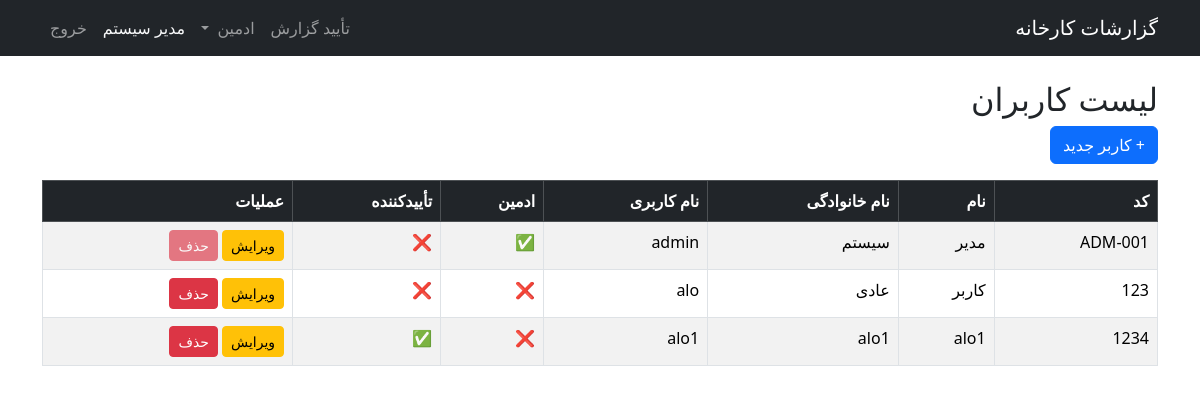
The app's page /admin/users (signed in) with its own data.
### app/models.py (models this page shows)
class User(UserMixin, db.Model):
    id = db.Column(db.Integer, primary_key=True)
    username = db.Column(db.String(80), unique=True, nullable=False)
    password = db.Column(db.String(120), nullable=False)
    first_name = db.Column(db.String(50), nullable=False, default='')
    last_name = db.Column(db.String(50), nullable=False, default='')
    code = db.Column(db.String(20), unique=True, nullable=False, default='')
    is_admin = db.Column(db.Boolean, default=False)
    is_approver = db.Column(db.Boolean, default=False)
    @property
    def full_name(self):
        return f"{self.first_name} {self.last_name}"
    @property
    def is_operator(self):
        return not self.is_admin and not self.is_approver

### app/admin/routes.py (the view)
@admin_bp.route('/users')
@login_required
def user_list():
    if not current_user.is_admin:
        flash('دسترسی غیرمجاز', 'danger')
        return redirect(url_for('reports.dashboard'))
    users = User.query.order_by(User.id).all()
    return render_template('admin/user_list.html', users=users)

### app/templates/admin/user_list.html (shortened to what this page needs)
{% extends "base.html" %}
{% block content %}
<h2>لیست کاربران</h2>
<a href="{{ url_for('admin.user_create') }}" class="btn btn-primary mb-3">+ کاربر جدید</a>
<table class="table table-striped table-bordered">
    <thead class="table-dark">
        <tr>
            <th>کد</th>
            <th>نام</th>
            <th>نام خانوادگی</th>
            <th>نام کاربری</th>
            <th>ادمین</th>
            <th>تأییدکننده</th>
            <th>عملیات</th>
        </tr>
    </thead>
    <tbody>
        {% for user in users %}
        <tr>
            <td>{{ user.code }}</td>
            <td>{{ user.first_name }}</td>
            <td>{{ user.last_name }}</td>
            <td>{{ user.username }}</td>
            <td>{{ '✅' if user.is_admin else '❌' }}</td>
            <td>{{ '✅' if user.is_approver else '❌' }}</td>
            <td>
                <a href="{{ url_for('admin.user_edit', user_id=user.id) }}" class="btn btn-sm btn-warning">ویرایش</a>
                <form method="POST" action="{{ url_for('admin.user_delete', user_id=user.id) }}" style="display:inline;" onsubmit="return confirm('آیا از حذف این کاربر مطمئن هستید؟');">
                    <button type="submit" class="btn btn-sm btn-danger" {% if user.id == current_user.id %}disabled{% endif %}>حذف</button>
                </form>
            </td>
        </tr>
        {% endfor %}
    </tbody>
</table>
{% endblock %}

### app/templates/base.html (shortened to what this page needs)
<!DOCTYPE html>
<html lang="fa" dir="rtl">
<head>
    <link rel="stylesheet" href="https://cdn.jsdelivr.net/npm/bootstrap@5.3.3/dist/css/bootstrap.rtl.min.css">
</head>
<body>
    <nav class="navbar navbar-expand-lg navbar-dark bg-dark mb-4">
        <div class="container">
            <a class="navbar-brand" href="{{ url_for('reports.dashboard') }}">گزارشات کارخانه</a>
            <div class="collapse navbar-collapse" id="navbarNav">
                <ul class="navbar-nav ms-auto">
                    {% if current_user.is_authenticated %}
                        {% if current_user.is_approver or current_user.is_admin %}
                        <li class="nav-item">
                            <a class="nav-link" href="{{ url_for('reports.approver_dashboard') }}">تأیید گزارش</a>
                        </li>
                        {% endif %}
                        {% if current_user.is_admin %}
                        <li class="nav-item dropdown">
                            <a class="nav-link dropdown-toggle" href="#" role="button" data-bs-toggle="dropdown">
                                ادمین
                            </a>
                        </li>
                        {% endif %}
                        <li class="nav-item">
                            <span class="nav-link text-light">{{ current_user.full_name }}</span>
                        </li>
                        <li class="nav-item">
                            <a class="nav-link" href="{{ url_for('auth.logout') }}">خروج</a>
                        </li>
                    {% else %}
                        <li class="nav-item">
                            <a class="nav-link" href="{{ url_for('auth.login') }}">ورود</a>
                        </li>
                    {% endif %}
                </ul>
            </div>
        </div>
    </nav>
    <div class="container">
        {% block content %}{% endblock %}
    </div>
</body>
</html>

### records on screen
User: full_name "مدیر سیستم", code "ADM-001", first_name "مدیر", last_name "سیستم", username "admin", is_admin "✅", is_approver "❌"
User: code "123", first_name "کاربر", last_name "عادی", username "alo", is_admin "❌", is_approver "❌"
User: code "1234", first_name "alo1", last_name "alo1", username "alo1", is_admin "❌", is_approver "✅"
